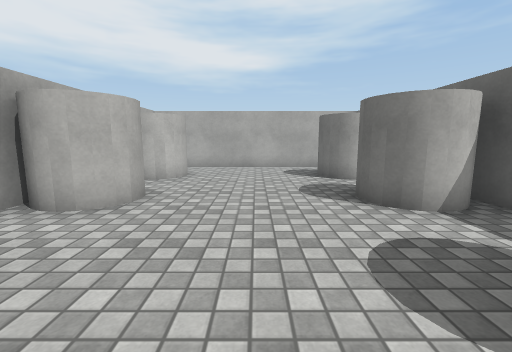
View 1 (above)

17 first-person views from a walk through a Unity game level. The camera is 1.2 m above the floor, tilts 8° down and sees 90° across. The floor is counted in squares, 1 m on a side. Each view is taken from the middle of a square. On the plan, view 1 faces up. The plan holds only what a view shows up to about 12 squares ahead; the rest is blank. The place goes on beyond the plan. Door leaves are left out, so doorways stand open. Surface patterns are stand-ins for the level's own textures.

View 2
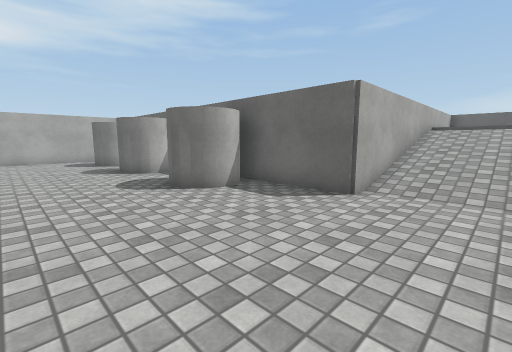

View 3
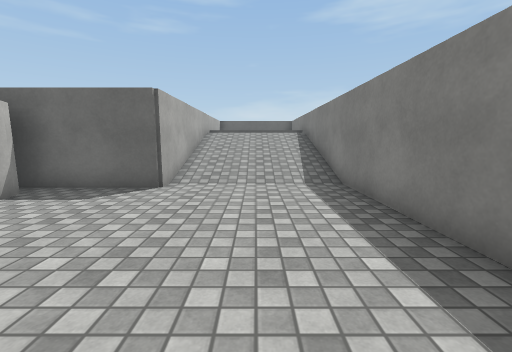

View 4
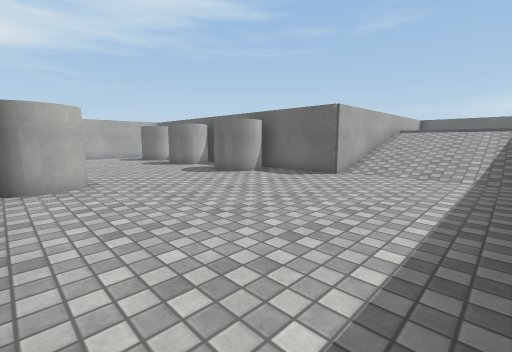

View 5
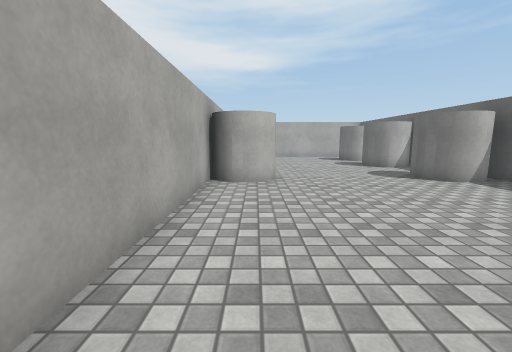

View 6
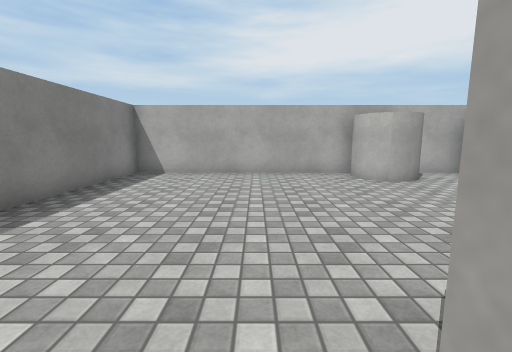

View 7
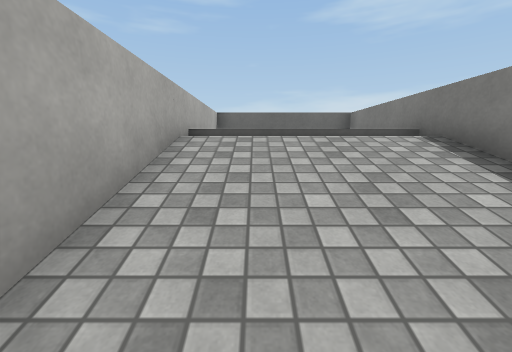

View 8
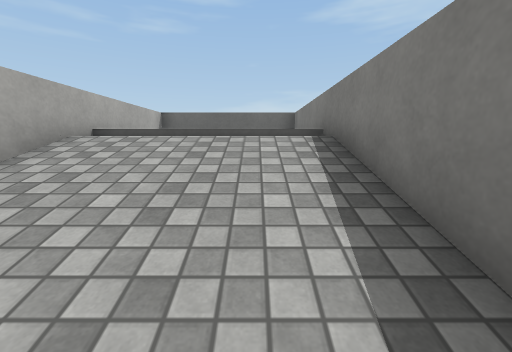

View 9
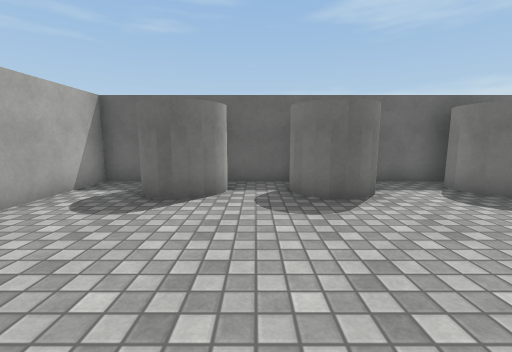

View 10
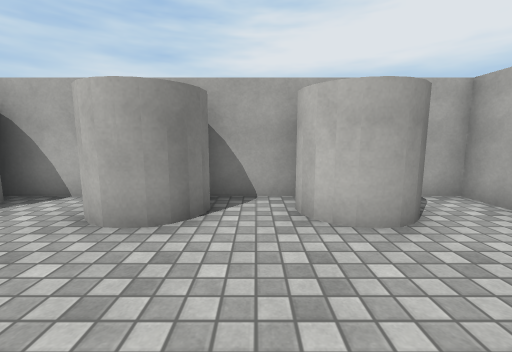

View 11
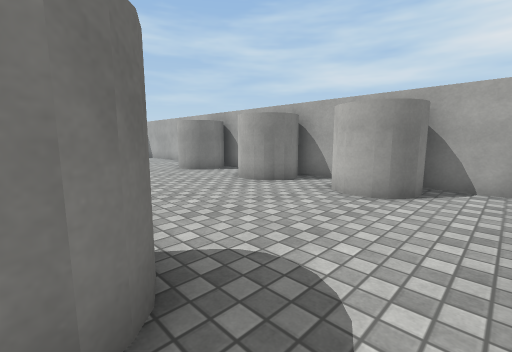

View 12
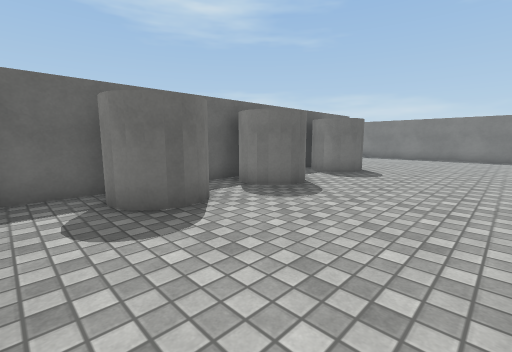

View 13
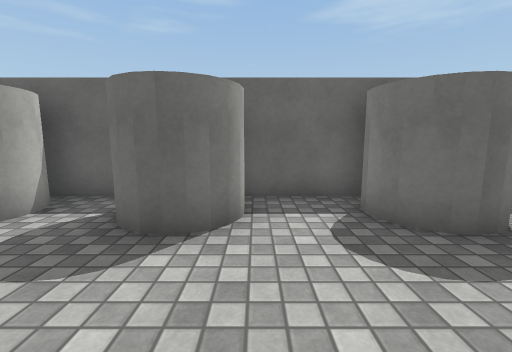

View 14
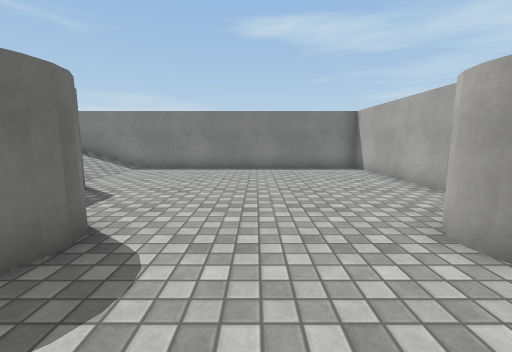

View 15
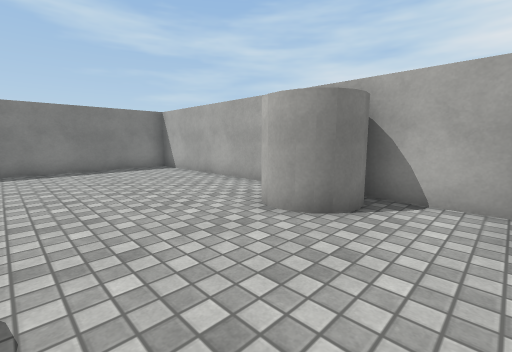

View 16
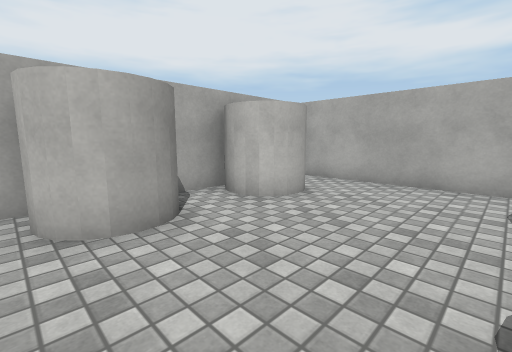

View 17
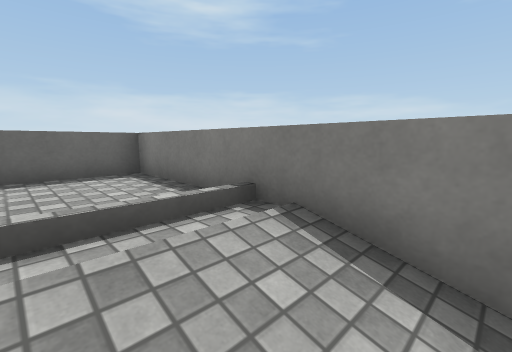

### Floor plan
Key: @ floor where view 1 was taken; # wall or solid block; . main floor; : floor 1.5 m higher than the main floor; / step, stairs or slope; D open door; = window, fence, low wall or low ledge; ^ raised ledge.
Columns run from 5 left of view 1 to 16 right of it. Each row starts with its distance up from view 1.
 12 ###########
 11 #.........#
 10 #.........#
  9 ###....####
  8 ###....####
  7 #.........#
  6 ###.....###
  5  ##.....###
  4 ###.......#
  3 #.........#
  2 ###.....###
  1  ##.....###
  0 ###..@....#
 -1 #.........#
 -2 #.........##^D^^=====#
 -3 #........../////:
 -4 #........../////:
 -5 #........../////:::::
 -6 #........../////:::::
 -7 #........../////:::::
 -8 ###############======#

Where each view was taken, in squares from view 1:
view 1: 0 up, 0 right, facing up
view 2: 5 down, 1 left, facing up-right
view 3: 5 down, 2 left, facing right
view 4: 7 down, 4 left, facing up-right
view 5: 7 down, 3 left, facing up
view 6: 3 down, 5 right, facing left
view 7: 4 down, 6 right, facing right
view 8: 6 down, 6 right, facing right
view 9: 7 up, 3 left, facing right
view 10: 7 up, 1 right, facing left
view 11: 11 up, 3 right, facing down-left
view 12: 11 up, 2 left, facing down-right
view 13: 4 up, 1 left, facing right
view 14: 4 up, 0 right, facing down
view 15: 4 up, 1 right, facing down-left
view 16: 4 up, 1 right, facing up-left
view 17: 5 down, 9 right, facing down-right
